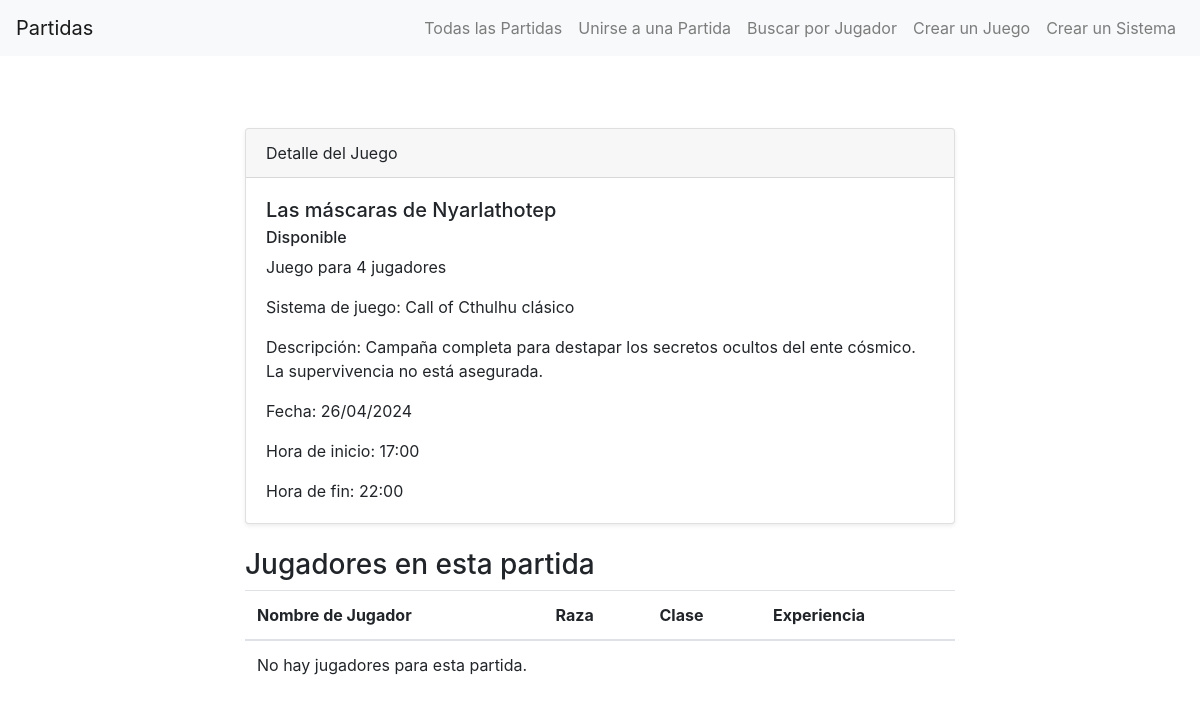
The app's page /partidas/detail-juego/5 with its own data.
### partidas/models.py (models this page shows, shortened)
class Juego(models.Model):
    nombre = models.CharField(max_length=250)
    disponible = models.BooleanField(default=True)
    numero_de_jugadores = models.IntegerField()
    sistema_de_juego = models.ForeignKey(Sistema, on_delete=models.CASCADE, related_name='sistema_de_juego')
    descripcion = models.TextField(blank=True, null=True)
    fecha = models.DateField(default=timezone.now)
    hora_inicio = models.TimeField(default=timezone.now)
    hora_fin = models.TimeField(default=timezone.now)

class Sistema(models.Model):
    nombre = models.CharField(max_length=100)
    dado = models.CharField(
        max_length=6,
        choices=Dado.choices,
        default=Dado.D20
        )
    base = models.CharField(
        max_length=6,
        choices=Base.choices,
        default=Base.DND5E
        )
    descripcion = models.CharField(max_length=500)
    def __str__(self):
        return f"{self.nombre}"

### partidas/views.py (the view)
# urls.py: path("detail-juego/<juego_id>", detail_juego_view, name="detalle-partida")
def detail_juego_view(request, juego_id):
    juego = Juego.objects.get(id=juego_id)
    contexto = {"juego": juego}
    return render(request, "partidas/detail-juego.html", contexto)

### partidas/templates/partidas/detail-juego.html (shortened to what this page needs)
{% extends 'partidas/base.html' %}
{% block content %}
<section class="py-5">
    <div class="container">
        <div class="row">
            <div class="col-lg-8 mx-auto">
                <div class="card shadow-sm">
                    <div class="card-header">
                        Detalle del Juego
                    </div>
                    <div class="card-body">
                        <h5 class="card-title">{{ juego.nombre }}</h5>
                        {% if juego.disponible %}
                        <h6 class="card-subtitle mb-2">Disponible</h6>
                        {% else %}
                        <h6 class="card-subtitle mb-2">No Disponible</h6>
                        {% endif %}
                        <p class="card-text">Juego para {{ juego.numero_de_jugadores }} jugadores</p>
                        <p class="card-text">Sistema de juego: {{ juego.sistema_de_juego }}</p>
                        <p class="card-text">Descripción: {{ juego.descripcion | default:"No proporcionado" }}</p>
                        <p class="card-text">Fecha: {{ juego.fecha | date:"d/m/Y" }}</p>
                        <p class="card-text">Hora de inicio: {{ juego.hora_inicio | date:"H:i" }}</p>
                        <p class="card-text">Hora de fin: {{ juego.hora_fin | date:"H:i" }}</p>
                    </div>
                </div>
                <div class="mt-4">
                    <h3>Jugadores en esta partida</h3>
                    <table class="table">
                        <thead>
                            <tr>
                                <th scope="col">Nombre de Jugador</th>
                                <th scope="col">Raza</th>
                                <th scope="col">Clase</th>
                                <th scope="col">Experiencia</th>
                            </tr>
                        </thead>
                        <tbody>
                            {% for reserva in juego.reservas.all %}
                            <tr>
                                <td>{{ reserva.jugador }}</td>
                                <td>{{ reserva.raza }}</td>
                                <td>{{ reserva.clase }}</td>
                                <td>{{ reserva.get_experiencia_display }}</td>
                            </tr>
                            {% empty %}
                            <tr>
                                <td colspan="5">No hay jugadores para esta partida.</td>
                            </tr>
                            {% endfor %}
                        </tbody>
                    </table>
                </div>
            </div>
        </div>
    </div>
</section>
{% endblock %}

### records on screen
Juego: nombre "Las máscaras de Nyarlathotep", numero_de_jugadores "4", sistema_de_juego "Call of Cthulhu clásico", descripcion "Campaña completa para destapar los secretos ocultos del ente cósmico. La supervivencia no está asegurada.", fecha "26/04/2024", hora_inicio "17:00", hora_fin "22:00"
